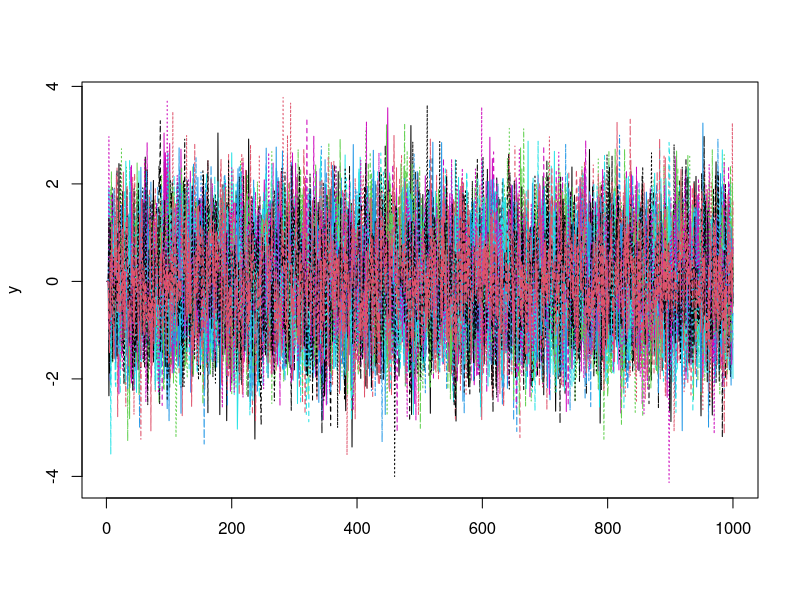

Generate this figure with R: (Note: this script raises an error after producing the figure.)

set.seed(1234)

# parameters
N <- 20
T <- 1000
P <- 3

A <- array(0,dim=c(N,N,P))

A[3,7,1] <- 0.2
A[4,1,1] <- 0.2
A[9,1,2] <- 0.2
A[2,5,3] <- 0.2
A[8,3,3] <- 0.2

y      <- matrix(0,T,N)
mu     <- matrix(0,T,N)
eps    <- matrix(rnorm(T*N),T,N)

for( t in (P+1):T ){
  for( l in 1:P ){
    mu[t,] <- mu[t,] + A[,,l] %*% y[t-l,]
  }
  y[t,] <-  mu[t,] + eps[t,]
}

matplot(y,t='l')

# estimate var
lambda  <- 0.01
system.time( mdl <- nets(y,CN=FALSE,p=P,lambda=lambda*T,verbose=TRUE) )

g.adj.hat <- mdl$g.adj

granger.network.hat <- graph.adjacency( g.adj.hat , mode='directed' )

degree <- degree(granger.network.hat)
V( granger.network.hat )$size <- round( (degree/max(degree))*10+2 )

plot( granger.network.hat , edge.arrow.size=0.25 )
